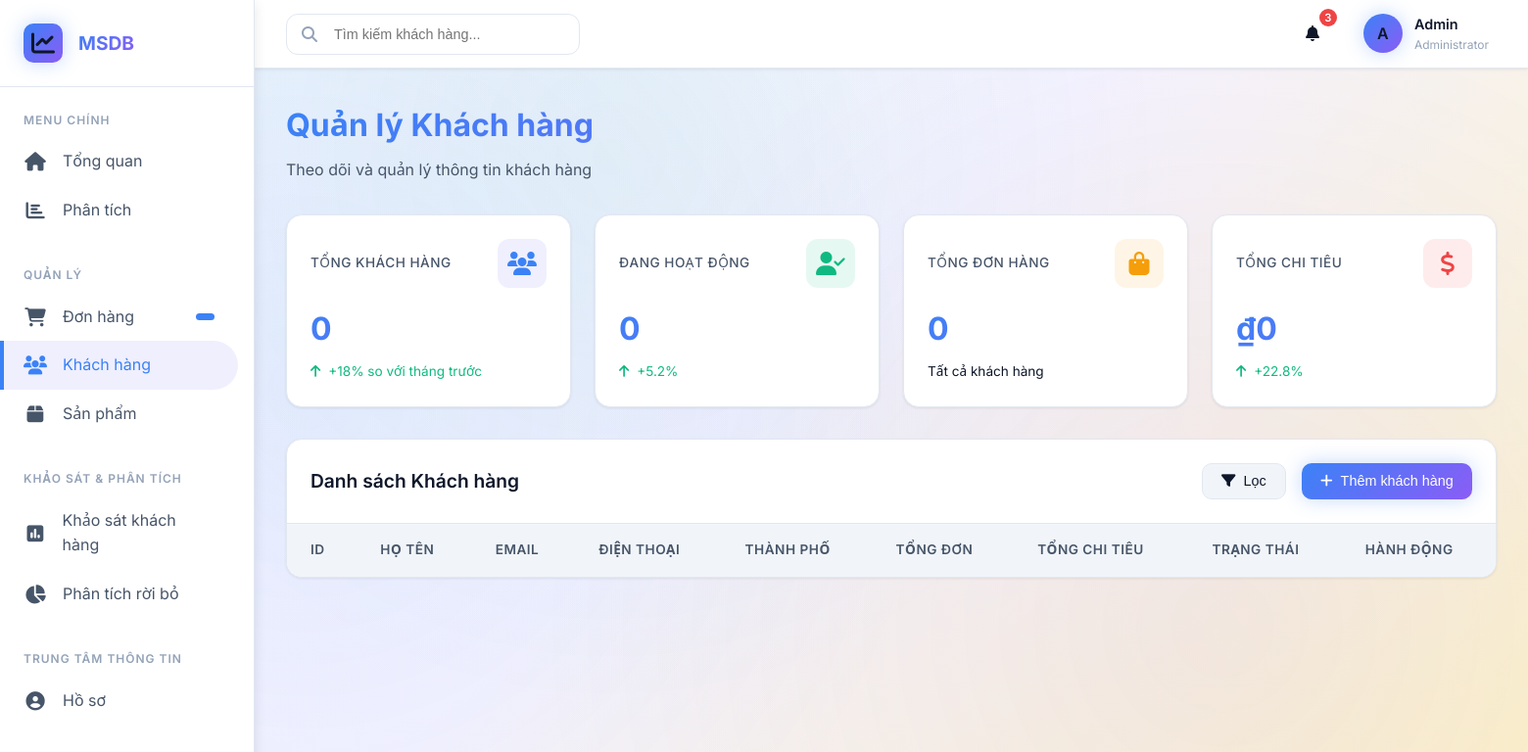
Before: /customers.php with the older database file.
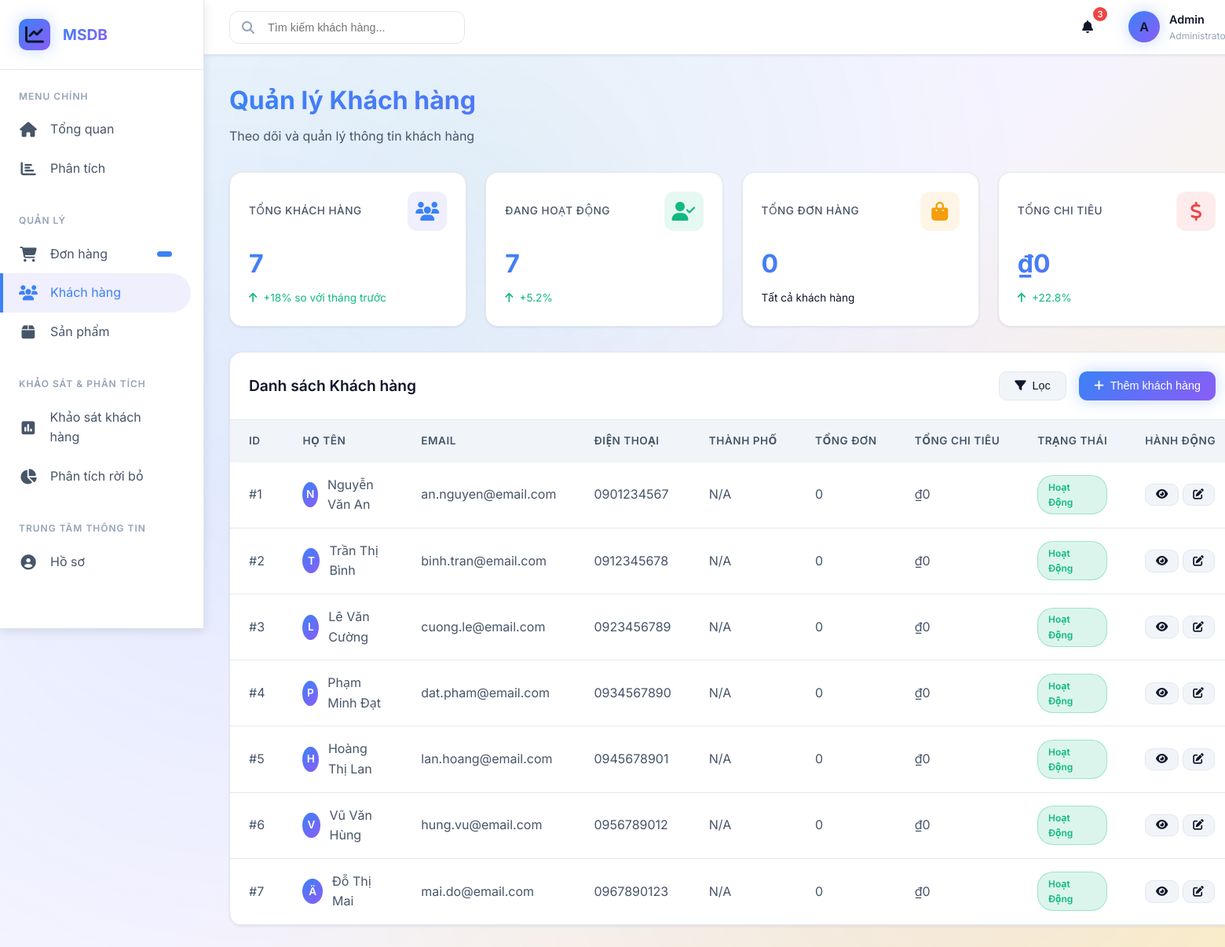
After: the same page with the newer database file.
### tables this page shows
CREATE TABLE IF NOT EXISTS customers (
    id INT AUTO_INCREMENT PRIMARY KEY,
    full_name VARCHAR(100) NOT NULL,
    email VARCHAR(100) UNIQUE NOT NULL,
    phone VARCHAR(20),
    address TEXT,
    city VARCHAR(50),
    country VARCHAR(50) DEFAULT 'Vietnam',
    total_orders INT DEFAULT 0,
    total_spent DECIMAL(12, 2) DEFAULT 0,
    status ENUM('active', 'inactive') DEFAULT 'active',
    created_at TIMESTAMP DEFAULT CURRENT_TIMESTAMP,
    last_purchase_date TIMESTAMP NULL
);

### customers.php (the view, shortened to what this page needs)
<?php
require_once 'db.php';
try {
    $sql = "SELECT * FROM customers ORDER BY created_at DESC LIMIT 50";
    $stmt = $conn->query($sql);
    $customers = $stmt->fetchAll(PDO::FETCH_ASSOC);
    $stats_sql = "SELECT
        COUNT(*) as total_customers,
        SUM(CASE WHEN status = 'active' THEN 1 ELSE 0 END) as active_customers,
        SUM(total_orders) as total_orders,
        SUM(total_spent) as total_revenue
        FROM customers";
    $stats = $conn->query($stats_sql)->fetch(PDO::FETCH_ASSOC);
} catch(PDOException $e) {
    if (!isset($error)) {
        $error = "Error: " . $e->getMessage();
    }
}
?>
<!DOCTYPE html>
<html lang="vi">
<head>
    <link rel="stylesheet" href="css/style.css">
    <link rel="stylesheet" href="https://cdnjs.cloudflare.com/ajax/libs/font-awesome/6.4.0/css/all.min.css">
</head>
<body>
    <div class="dashboard-container">
        <aside class="sidebar">
            <div class="sidebar-header">
                <div class="logo">
                    <i class="fas fa-chart-line"></i>
                </div>
                <div class="logo-text">MSDB</div>
            </div>
            <nav class="sidebar-nav">
                <div class="nav-section">
                    <div class="nav-section-title">Menu chính</div>
                    <a href="index.php" class="nav-item">
                        <i class="fas fa-home"></i>
                        <span>Tổng quan</span>
                    </a>
                    <a href="analytics.php" class="nav-item">
                        <i class="fas fa-chart-bar"></i>
                        <span>Phân tích</span>
                    </a>
                </div>
                <div class="nav-section">
                    <div class="nav-section-title">Quản lý</div>
                    <a href="orders.php" class="nav-item">
                        <i class="fas fa-shopping-cart"></i>
                        <span>Đơn hàng</span>
                        <span class="nav-badge"><?php echo $pending_orders; ?></span>
                    </a>
                    <a href="customers.php" class="nav-item active">
                        <i class="fas fa-users"></i>
                        <span>Khách hàng</span>
                    </a>
                    <a href="products.php" class="nav-item">
                        <i class="fas fa-box"></i>
                        <span>Sản phẩm</span>
                    </a>
                </div>
                <div class="nav-section">
                    <div class="nav-section-title">Khảo sát & Phân tích</div>
                    <a href="surveys.php" class="nav-item"><i class="fas fa-poll"></i><span>Khảo sát khách hàng</span></a>
                    <a href="attrition.php" class="nav-item"><i class="fas fa-chart-pie"></i><span>Phân tích rời bỏ</span></a>
                </div>
                <div class="nav-section">
                    <div class="nav-section-title">Trung tâm thông tin</div>
                    <a href="profile.php" class="nav-item"><i class="fas fa-user-circle"></i><span>Hồ sơ</span></a>
                </div>
            </nav>
        </aside>
        <main class="main-content">
            <header class="header">
                <div class="header-left">
                    <div class="search-box">
                        <i class="fas fa-search"></i>
                        <input type="text" placeholder="Tìm kiếm khách hàng...">
                    </div>
                </div>
                <div class="header-right">
                    <div class="header-icon">
                        <i class="fas fa-bell"></i>
                        <span class="badge">3</span>
                    </div>
                    <div class="user-profile">
                        <div class="user-avatar">A</div>
                        <div class="user-info">
                            <div class="user-name">Admin</div>
                            <div class="user-role">Administrator</div>
                        </div>
                    </div>
                </div>
            </header>
            <div class="content">
                <div class="page-header">
                    <h1 class="page-title">Quản lý Khách hàng</h1>
                    <p class="page-subtitle">Theo dõi và quản lý thông tin khách hàng</p>
                </div>
                <div class="stats-grid">
                    <div class="stat-card fade-in">
                        <div class="stat-header">
                            <div class="stat-title">Tổng khách hàng</div>
                            <div class="stat-icon primary">
                                <i class="fas fa-users"></i>
                            </div>
                        </div>
                        <div class="stat-value"><?php echo number_format($stats['total_customers'] ?? 0); ?></div>
                        <div class="stat-change positive">
                            <i class="fas fa-arrow-up"></i>
                            <span>+18% so với tháng trước</span>
                        </div>
                    </div>
                    <div class="stat-card fade-in-delay-1">
                        <div class="stat-header">
                            <div class="stat-title">Đang hoạt động</div>
                            <div class="stat-icon success">
                                <i class="fas fa-user-check"></i>
                            </div>
                        </div>
                        <div class="stat-value"><?php echo number_format($stats['active_customers'] ?? 0); ?></div>
                        <div class="stat-change positive">
                            <i class="fas fa-arrow-up"></i>
                            <span>+5.2%</span>
                        </div>
                    </div>
                    <div class="stat-card fade-in-delay-2">
                        <div class="stat-header">
                            <div class="stat-title">Tổng đơn hàng</div>
                            <div class="stat-icon warning">
                                <i class="fas fa-shopping-bag"></i>
                            </div>
                        </div>
                        <div class="stat-value"><?php echo number_format($stats['total_orders'] ?? 0); ?></div>
                        <div class="stat-change">
                            <span>Tất cả khách hàng</span>
                        </div>
                    </div>
                    <div class="stat-card fade-in-delay-3">
                        <div class="stat-header">
                            <div class="stat-title">Tổng chi tiêu</div>
                            <div class="stat-icon danger">
                                <i class="fas fa-dollar-sign"></i>
                            </div>
                        </div>
                        <div class="stat-value">₫<?php echo number_format($stats['total_revenue'] ?? 0); ?></div>
                        <div class="stat-change positive">
                            <i class="fas fa-arrow-up"></i>
                            <span>+22.8%</span>
                        </div>
                    </div>
                </div>
                <div class="table-card">
                    <div class="table-header">
                        <h3 class="table-title">Danh sách Khách hàng</h3>
                        <div class="table-actions">
                            <button class="btn btn-secondary">
                                <i class="fas fa-filter"></i>
                                Lọc
                            </button>
                            <button class="btn btn-primary" onclick="openModal('addCustomerModal')">
                                <i class="fas fa-plus"></i>
                                Thêm khách hàng
                            </button>
                        </div>
                    </div>
                    <div class="table-container">
                        <?php if (isset($error)): ?>
                            <div style="padding: 2rem; text-align: center; color: var(--danger);">
                                <i class="fas fa-exclamation-triangle" style="font-size: 3rem; margin-bottom: 1rem;"></i>
                                <p><?php echo htmlspecialchars($error); ?></p>
                                <p style="margin-top: 1rem; color: var(--text-secondary);">
                                    Hãy import database bằng cách chạy file <code>database_extended.sql</code>
                                </p>
                            </div>
                        <?php else: ?>
                            <table>
                                <thead>
                                    <tr>
                                        <th>ID</th>
                                        <th>Họ tên</th>
                                        <th>Email</th>
                                        <th>Điện thoại</th>
                                        <th>Thành phố</th>
                                        <th>Tổng đơn</th>
                                        <th>Tổng chi tiêu</th>
                                        <th>Trạng thái</th>
                                        <th>Hành động</th>
                                    </tr>
                                </thead>
                                <tbody>
                                    <?php foreach ($customers as $customer): ?>
                                        <tr>
                                            <td>#<?php echo $customer['id']; ?></td>
                                            <td>
                                                <div style="display: flex; align-items: center; gap: 0.75rem;">
                                                    <div style="width: 32px; height: 32px; border-radius: 50%; background: var(--primary-gradient); display: flex; align-items: center; justify-content: center; color: white; font-weight: 600; font-size: 0.85rem;">
                                                        <?php echo strtoupper(substr($customer['full_name'], 0, 1)); ?>
                                                    </div>
                                                    <span><?php echo htmlspecialchars($customer['full_name']); ?></span>
                                                </div>
                                            </td>
                                            <td><?php echo htmlspecialchars($customer['email']); ?></td>
                                            <td><?php echo htmlspecialchars($customer['phone'] ?? 'N/A'); ?></td>
                                            <td><?php echo htmlspecialchars($customer['city'] ?? 'N/A'); ?></td>
                                            <td><?php echo number_format($customer['total_orders']); ?></td>
                                            <td>₫<?php echo number_format($customer['total_spent']); ?></td>
                                            <td>
                                                <span class="status-badge <?php echo $customer['status'] == 'active' ? 'completed' : 'cancelled'; ?>">
                                                    <?php echo $customer['status'] == 'active' ? 'Hoạt động' : 'Không hoạt động'; ?>
                                                </span>
                                            </td>
                                            <td>
                                                <button class="btn btn-secondary" style="padding: 0.4rem 0.8rem; font-size: 0.85rem;">
                                                    <i class="fas fa-eye"></i>
                                                </button>
                                                <button class="btn btn-secondary" style="padding: 0.4rem 0.8rem; font-size: 0.85rem;">
                                                    <i class="fas fa-edit"></i>
                                                </button>
                                            </td>
                                        </tr>
                                    <?php endforeach; ?>
                                </tbody>
                            </table>
                        <?php endif; ?>
                    </div>
                </div>
            </div>
        </main>
    </div>
</body>
</html>

Changed rows visible on the page:
added customers: id "1", full_name "N", full_name "Nguyễn Văn An", email "an.nguyen@email.com", phone "0901234567", city "N/A", total_orders "0", total_spent "0", status "Hoạt Động"
added customers: id "2", full_name "T", full_name "Trần Thị Bình", email "binh.tran@email.com", phone "0912345678", city "N/A", total_orders "0", total_spent "0", status "Hoạt Động"
added customers: id "3", full_name "L", full_name "Lê Văn Cường", email "cuong.le@email.com", phone "0923456789", city "N/A", total_orders "0", total_spent "0", status "Hoạt Động"
added customers: id "4", full_name "P", full_name "Phạm Minh Đạt", email "dat.pham@email.com", phone "0934567890", city "N/A", total_orders "0", total_spent "0", status "Hoạt Động"
added customers: id "5", full_name "H", full_name "Hoàng Thị Lan", email "lan.hoang@email.com", phone "0945678901", city "N/A", total_orders "0", total_spent "0", status "Hoạt Động"
added customers: id "6", full_name "V", full_name "Vũ Văn Hùng", email "hung.vu@email.com", phone "0956789012", city "N/A", total_orders "0", total_spent "0", status "Hoạt Động"
added customers: id "7", full_name "Ä", full_name "Đỗ Thị Mai", email "mai.do@email.com", phone "0967890123", city "N/A", total_orders "0", total_spent "0", status "Hoạt Động"
Other visible differences:
$stats['total_customers']: "0" → "7"
$stats['active_customers']: "0" → "7"
